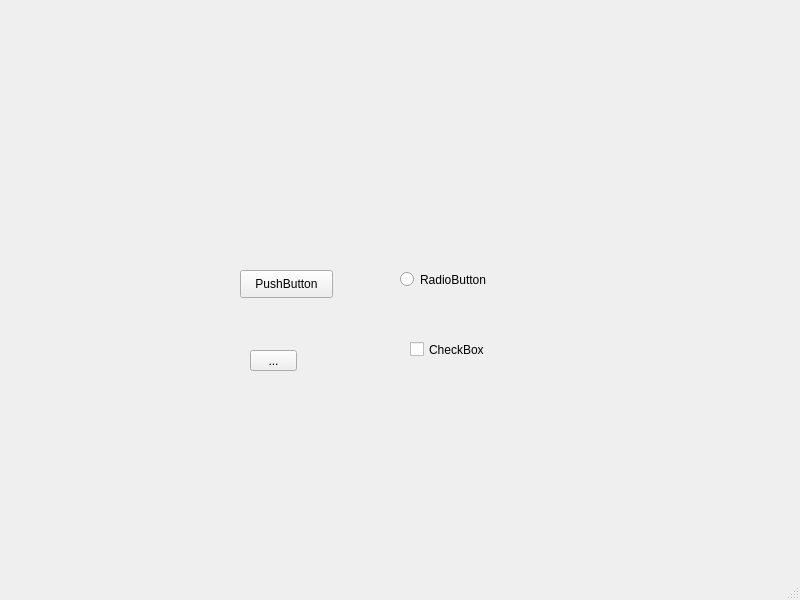
<?xml version="1.0" encoding="UTF-8"?>
<ui version="4.0">
 <class>MainWindow</class>
 <widget class="QMainWindow" name="MainWindow">
  <property name="geometry">
   <rect>
    <x>0</x>
    <y>0</y>
    <width>800</width>
    <height>600</height>
   </rect>
  </property>
  <property name="windowTitle">
   <string>MainWindow</string>
  </property>
  <widget class="QWidget" name="centralwidget">
   <widget class="QPushButton" name="pushButton">
    <property name="geometry">
     <rect>
      <x>240</x>
      <y>270</y>
      <width>93</width>
      <height>28</height>
     </rect>
    </property>
    <property name="text">
     <string>PushButton</string>
    </property>
   </widget>
   <widget class="QRadioButton" name="radioButton">
    <property name="geometry">
     <rect>
      <x>400</x>
      <y>270</y>
      <width>115</width>
      <height>19</height>
     </rect>
    </property>
    <property name="text">
     <string>RadioButton</string>
    </property>
   </widget>
   <widget class="QCheckBox" name="checkBox">
    <property name="geometry">
     <rect>
      <x>410</x>
      <y>340</y>
      <width>91</width>
      <height>19</height>
     </rect>
    </property>
    <property name="text">
     <string>CheckBox</string>
    </property>
   </widget>
   <widget class="QToolButton" name="toolButton">
    <property name="geometry">
     <rect>
      <x>250</x>
      <y>350</y>
      <width>47</width>
      <height>21</height>
     </rect>
    </property>
    <property name="text">
     <string>...</string>
    </property>
   </widget>
  </widget>
  <widget class="QMenuBar" name="menubar">
   <property name="geometry">
    <rect>
     <x>0</x>
     <y>0</y>
     <width>800</width>
     <height>26</height>
    </rect>
   </property>
  </widget>
  <widget class="QStatusBar" name="statusbar"/>
 </widget>
 <resources/>
 <connections/>
</ui>
